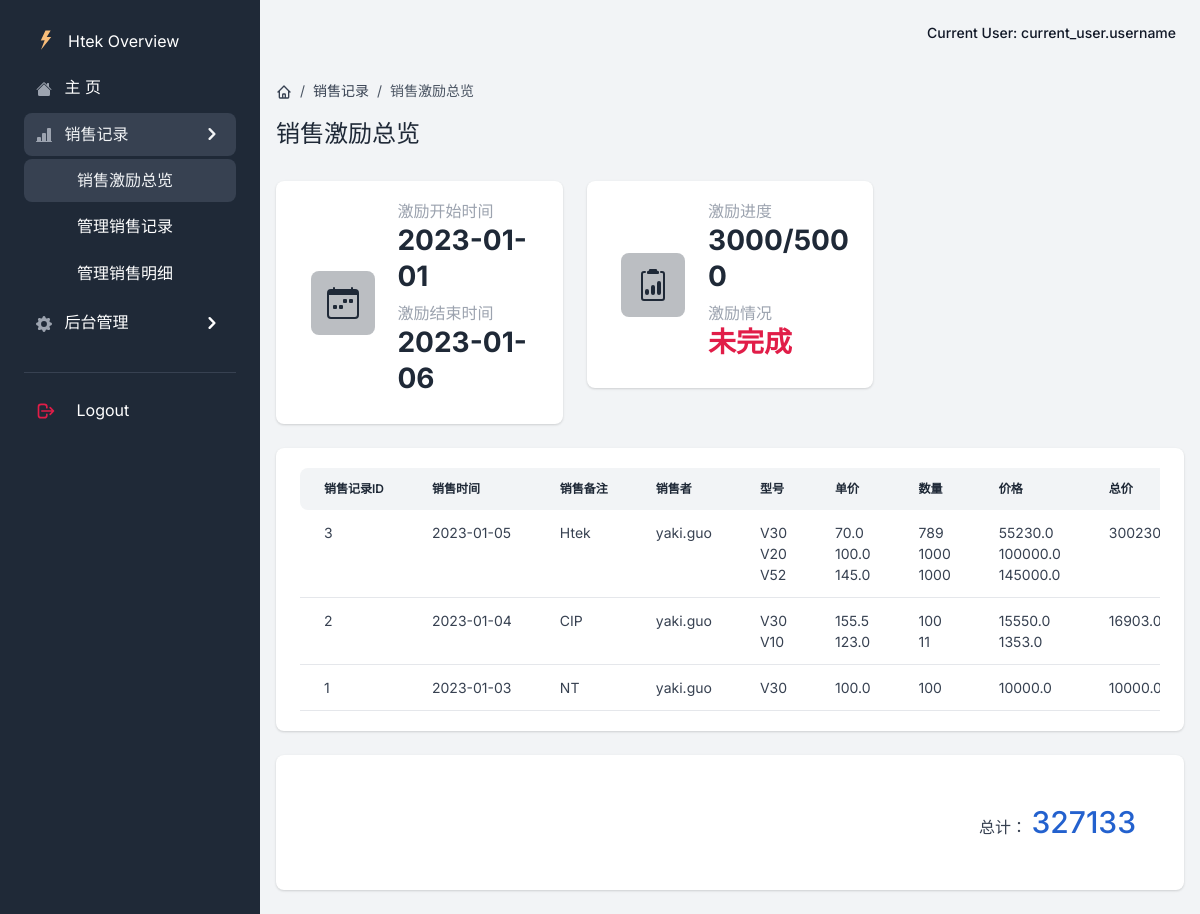
The app's page /all_record with its own data.
### app/models.py (models this page shows, shortened)
class Global(db.Model):  # 全局配置表
    __tablename__ = 'Global'
    id = db.Column(db.Integer, primary_key=True, autoincrement=True)
    key = db.Column(db.String(64), unique=True, nullable=False)
    value = db.Column(db.String(64), nullable=False)

class Record(db.Model):  # 销售记录表
    __tablename__ = 'Record'
    id = db.Column(db.Integer, primary_key=True, autoincrement=True)
    name = db.Column(db.String(64), nullable=False)
    seller = db.Column(db.String(64), nullable=False)
    sale_time = db.Column(db.Date, default=datetime.date.today())

class Model(db.Model):  # 型号表
    __tablename__ = 'Model'
    id = db.Column(db.Integer, primary_key=True, autoincrement=True)
    name = db.Column(db.String(64), unique=True, nullable=False)
    status = db.Column(db.Boolean(), default=False)

class Detail(db.Model):  # 销售明细表
    __tablename__ = 'Detail'
    id = db.Column(db.Integer, primary_key=True, autoincrement=True)
    record_id = db.Column(db.Integer, nullable=False)
    model_id = db.Column(db.Integer, nullable=False)
    sale_price = db.Column(db.Float, nullable=False)
    sale_number = db.Column(db.Integer, nullable=False)

### app/excitation/views.py (the view, shortened to what this page needs)
class ExcitationView(MethodView):
    def get(self):
        global_settings = DataBaseUtils.get_global_settings()
        data = DataBaseUtils.query_all_record('yaki.guo', start_time=global_settings['start_time'],end_time=global_settings['end_time'])
        setting = {"settings": global_settings, "number_limit": 0}
        setting["settings"]["start_number"] = int(setting["settings"]["start_number"])
        for d in data:
            setting['number_limit'] += data[d]['all_number']
        return render_template('excitation/all_record.html', segment='excitation_all', data=data, setting=setting)

### app/__init__.py (called while the page is built)
@login_manager.request_loader
def request_loader(request):
    username = request.form.get('username')
    user = {'name': 'yaki', 'f': 'request_loder'}
    return user if user else None

def configure_database(app):
    @app.before_first_request
    def initialize_database():
        try:
            db.create_all()
        except Exception as e:
            print('> Error: DBMS Exception: ' + str(e))
            basedir = os.path.abspath(os.path.dirname(__file__))
            app.config['SQLALCHEMY_DATABASE_URI'] = SQLALCHEMY_DATABASE_URI = 'sqlite:///../DataBase/db.sqlite3'
            print('> Fallback to SQLite ')
            db.create_all()
    @app.teardown_request
    def shutdown_session(exception=None):
        db.session.remove()

### app/models.py (called while the page is built)
    @staticmethod
    def get_global_settings():
        settings = Global.query.all()
        setting = {}
        for s in settings:
            setting[s.key] = s.value
        return setting

    @staticmethod
    def datepicker_2_datetime(picker: str):
        time = picker.split('-')
        return datetime.date(year=int(time[0]), month=int(time[1]), day=int(time[2]))

### app/templates/excitation/all_record.html (shortened to what this page needs)
{% extends "base/base.html" %}
{% block content %}
<div class="py-4">
    <nav aria-label="breadcrumb" class="d-none d-md-inline-block">
        <ol class="breadcrumb breadcrumb-dark breadcrumb-transparent">
            <li class="breadcrumb-item">
                <a href="#">
                </a>
            </li>
        <li class="breadcrumb-item"><a href="{url_for('excitation.all_record')}">销售记录</a></li>
        <li class="breadcrumb-item active" aria-current="page">销售激励总览</li>
        </ol>
    </nav>
    <div class="d-flex justify-content-between w-100 flex-wrap">
        <div class="mb-3 mb-lg-0">
            <h1 class="h4">销售激励总览</h1>
        </div>
    </div>
</div>
<div class="row">
    <div class="col-12 col-sm-6 col-xl-4 mb-4">
        <div class="card border-0 shadow">
            <div class="card-body">
                <div class="row d-block d-xl-flex align-items-center">
                    <div class="col-12 col-xl-5 text-xl-center mb-3 mb-xl-0 d-flex align-items-center justify-content-xl-center">
                        <div class="icon-shape icon-shape-primary rounded me-4 me-sm-0">
                            </div>
                    </div>
                    <div class="col-12 col-xl-7 px-xl-0">
                        <div class="d-none d-sm-block">
                            <h2 class="h6 text-gray-400 mb-0">激励开始时间</h2>
                            <h3 class="fw-extrabold mb-2">{{setting['settings']['start_time']}}</h3>
                        </div>
                        <div class="d-none d-sm-block">
                            <h2 class="h6 text-gray-400 mb-0">激励结束时间</h2>
                            <h3 class="fw-extrabold mb-2">{{setting['settings']['end_time']}}</h3>
                        </div>
                    </div>
                </div>
            </div>
        </div>
    </div>
    <div class="col-12 col-sm-6 col-xl-4 mb-4">
        <div class="card border-0 shadow">
            <div class="card-body">
                <div class="row d-block d-xl-flex align-items-center">
                    <div class="col-12 col-xl-5 text-xl-center mb-3 mb-xl-0 d-flex align-items-center justify-content-xl-center">
                        <div class="icon-shape icon-shape-primary rounded me-4 me-sm-0">
                        </div>
                    </div>
                    <div class="col-12 col-xl-7 px-xl-0">
                        <div class="d-none d-sm-block">
                            <h2 class="h6 text-gray-400 mb-0">激励进度</h2>
                            <h3 class="fw-extrabold mb-2">{{setting['number_limit']}}/{{setting['settings']['start_number']}}</h3>
                        </div>
                        <div class="d-none d-sm-block">
                            <h2 class="h6 text-gray-400 mb-0">激励情况</h2>
                            {% if setting['number_limit'] >= setting['settings']['start_number'] %}
                            <h3 class="text-success fw-bolder">已完成</h3>
                            {% else %}
                            <h3 class="text-danger fw-bolder">未完成</h3>
                            {% endif %}
                        </div>
                    </div>
                </div>
            </div>
        </div>
    </div>
</div>
<div class="card border-0 shadow mb-4">
    <div class="card-body">
        <div class="table-responsive">
            <table class="table table-centered table-nowrap mb-0 rounded" id="all_record">
                <thead class="thead-light">
                    <tr>
                        <th class="border-0 rounded-start">销售记录ID</th>
                        <th class="border-0">销售时间</th>
                        <th class="border-0">销售备注</th>
                        <th class="border-0">销售者</th>
                        <th class="border-0">型号</th>
                        <th class="border-0">单价</th>
                        <th class="border-0">数量</th>
                        <th class="border-0">价格</th>
                        <th class="border-0 rounded-end">总价</th>
                    </tr>
                </thead>
                <tbody>
                {% for r in data %}
                    <tr>
                      <td>{{r}}</td>
                      <td>{{data[r]['sale_time']}}</td>
                      <td>{{data[r]['name']}}</td>
                      <td>{{data[r]['seller']}}</td>
                      <td>
                          {% for d in data[r]['model'] %}
                          {{d}}<br>
                          {% endfor %}
                      </td>
                      <td>
                          {% for d in data[r]['sale_price'] %}
                          {{d}}<br>
                          {% endfor %}
                      </td>
                      <td>
                          {% for d in data[r]['sale_number'] %}
                          {{d}}<br>
                          {% endfor %}
                      </td>
                      <td>
                          {% for d in data[r]['sum'] %}
                          {{d}}<br>
                          {% endfor %}
                      </td>
                      <td>
                          {{data[r]['all']}}
                      </td>
                    </tr>
                {% endfor %}
                </tbody>
            </table>
        </div>
    </div>
</div>
<footer class="bg-white rounded shadow p-5 mb-4 mt-4">
    <div class="row">
        <div class="col-12 col-md-4 col-xl-6 mb-4 mb-md-0">
        </div>
        <div class="col-12 col-md-8 col-xl-6 text-center text-lg-start">
            <ul class="list-inline list-group-flush list-group-borderless text-md-end mb-0">
                <li class="list-inline-item px-0 px-xm-2">
                    <a>总计：</a>
                    <a class="text-info mb-0 display-4" id="all">test</a>
                </li>
            </ul>
        </div>
    </div>
</footer>
{% endblock content %}

### records on screen
Global: settings.start_time "2023-01-01"
Global: settings.end_time "2023-01-06"
Record: sale_time "2023-01-05", name "Htek", seller "yaki.guo"
Model: name "V30"
Model: name "V20"
Model: name "V52"
Detail: sale_price "70.0", sale_number "789"
Detail: sale_price "100.0", sale_number "1000"
Detail: sale_price "145.0", sale_number "1000"
Record: sale_time "2023-01-04", name "CIP", seller "yaki.guo"
Model: name "V10"
Detail: sale_price "155.5"
Detail: sale_price "123.0"
Record: sale_time "2023-01-03", name "NT", seller "yaki.guo"
Detail: sale_price "100.0"

### other values on screen
{{ setting['number_limit'] }} "3000"
{{ setting['settings']['start_number'] }} "5000"
{{ r }} "3" "2" "1"
{{ d }} "55230.0" "100000.0" "145000.0" "15550.0" "1353.0" "10000.0"
{{ d }} "100" "11" "100"
{{ data[r]['all'] }} "16903.0"
